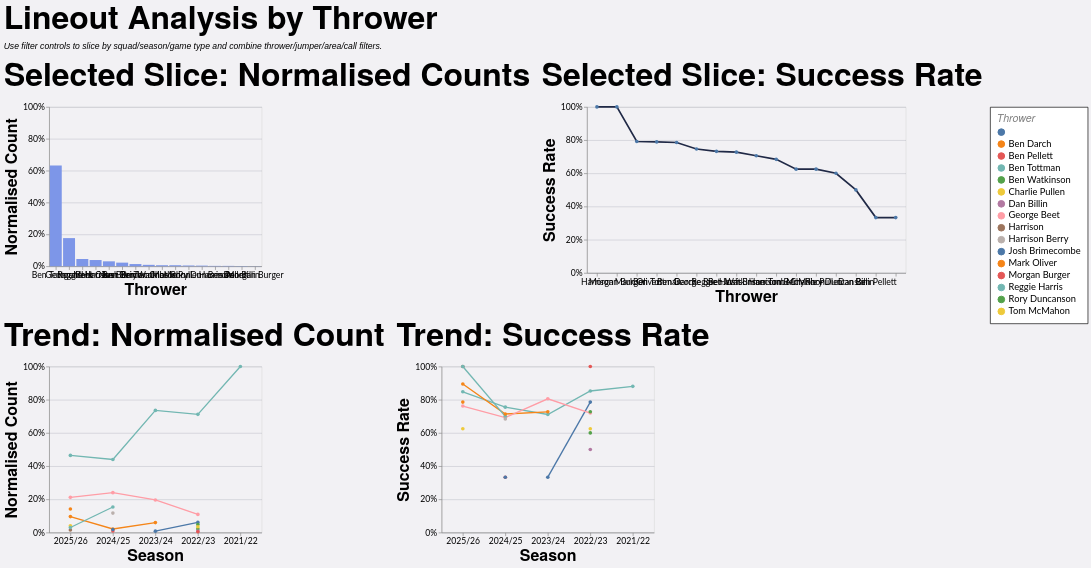

The Vega-Lite source for this figure:
### Vega-Lite specification from a JSON file in a GitHub repository (floating-point values rounded to 4 significant figures; data arrays with more than 128 entries replaced by an {"elided": "..."} marker saying what was removed)
{"config": {"axis": {"labelFont": "Lato, sans-serif", "titleFont": "PT Sans Narrow, Helvetica Neue, Helvetica, Arial, sans-serif", "labelFontSize": 13, "titleFontSize": 24, "gridColor": "#202947", "gridOpacity": 0.2}, "header": {"labelFont": "PT Sans Narrow, Helvetica Neue, Helvetica, Arial, sans-serif", "titleFont": "PT Sans Narrow, Helvetica Neue, Helvetica, Arial, sans-serif", "labelFontSize": 24, "titleFontSize": 28, "labelFontWeight": "bold", "orient": "left"}, "legend": {"labelFont": "Lato, sans-serif", "titleFont": "PT Sans Narrow, Helvetica Neue, Helvetica, Arial, sans-serif", "labelFontSize": 14, "titleFontSize": 16, "titlePadding": 5, "fillColor": "white", "strokeColor": "black", "padding": 10, "titleFontWeight": "lighter", "titleFontStyle": "italic", "titleColor": "gray", "offset": 10}, "title": {"font": "PT Sans Narrow, Helvetica Neue, Helvetica, Arial, sans-serif", "fontSize": 48, "fontWeight": "bold", "anchor": "start", "align": "center", "titlePadding": 20, "subtitlePadding": 10, "subtitleFontSize": 13, "subtitleColor": "", "subtitleFontStyle": "italic", "offset": 15, "color": "black"}, "axisX": {"labelAngle": 0}, "facet": {"title": null, "header": null, "align": {"row": "each", "column": "each"}}, "resolve": {"scale": {"y": "independent", "facet": "independent"}}, "background": "#f2f1f4"}, "vconcat": [{"hconcat": [{"mark": {"type": "bar", "color": "#7d96e8"}, "encoding": {"tooltip": [{"field": "thrower", "title": "Thrower", "type": "nominal"}, {"field": "attempts", "format": ",.0f", "title": "Lineouts", "type": "quantitative"}, {"field": "share", "format": ".1%", "title": "Normalised Count", "type": "quantitative"}], "x": {"field": "thrower", "sort": "-y", "title": "Thrower", "type": "nominal"}, "y": {"axis": {"format": "%"}, "field": "share", "scale": {"domain": [0, 1]}, "title": "Normalised Count", "type": "quantitative"}}, "height": 240, "title": "Selected Slice: Normalised Counts", "transform": [{"filter": "(loSquad == 'All' || datum.squad == loSquad) && (loGameType == 'All' || (loGameType == 'League + Cup' && (datum.game_type == 'League' || datum.game_type == 'Cup')) || (loGameType == 'League only' && datum.game_type == 'League') || datum.game_type == loGameType) && (loOpposition == 'All' || datum.opposition == loOpposition) && (loThrower == 'All' || datum.thrower == loThrower) && (loJumper == 'All' || datum.jumper == loJumper) && (loArea == 'All' || datum.area == loArea) && (loNumbers == 'All' || datum.numbers == loNumbers) && (loCall == 'All' || datum.call == loCall) && (loCallType == 'All' || datum.call_type == loCallType)"}, {"filter": "(loSeason == 'All' || datum.season == loSeason)"}, {"aggregate": [{"op": "count", "as": "attempts"}, {"op": "sum", "field": "won", "as": "won"}], "groupby": ["thrower"]}, {"joinaggregate": [{"op": "sum", "field": "attempts", "as": "total_attempts"}]}, {"calculate": "datum.attempts / datum.total_attempts", "as": "share"}, {"calculate": "datum.won / datum.attempts", "as": "success_rate"}], "width": 320}, {"mark": {"type": "line", "color": "#202946", "point": true, "strokeWidth": 2.5}, "encoding": {"tooltip": [{"field": "thrower", "title": "Thrower", "type": "nominal"}, {"field": "won", "format": ",.0f", "title": "Won", "type": "quantitative"}, {"field": "attempts", "format": ",.0f", "title": "Lineouts", "type": "quantitative"}, {"field": "success_rate", "format": ".1%", "title": "Success Rate", "type": "quantitative"}], "x": {"field": "thrower", "sort": "-y", "title": "Thrower", "type": "nominal"}, "y": {"axis": {"format": "%"}, "field": "success_rate", "scale": {"domain": [0, 1]}, "title": "Success Rate", "type": "quantitative"}}, "height": 250, "title": "Selected Slice: Success Rate", "transform": [{"filter": "(loSquad == 'All' || datum.squad == loSquad) && (loGameType == 'All' || (loGameType == 'League + Cup' && (datum.game_type == 'League' || datum.game_type == 'Cup')) || (loGameType == 'League only' && datum.game_type == 'League') || datum.game_type == loGameType) && (loOpposition == 'All' || datum.opposition == loOpposition) && (loThrower == 'All' || datum.thrower == loThrower) && (loJumper == 'All' || datum.jumper == loJumper) && (loArea == 'All' || datum.area == loArea) && (loNumbers == 'All' || datum.numbers == loNumbers) && (loCall == 'All' || datum.call == loCall) && (loCallType == 'All' || datum.call_type == loCallType)"}, {"filter": "(loSeason == 'All' || datum.season == loSeason)"}, {"aggregate": [{"op": "count", "as": "attempts"}, {"op": "sum", "field": "won", "as": "won"}], "groupby": ["thrower"]}, {"joinaggregate": [{"op": "sum", "field": "attempts", "as": "total_attempts"}]}, {"calculate": "datum.attempts / datum.total_attempts", "as": "share"}, {"calculate": "datum.won / datum.attempts", "as": "success_rate"}], "width": {"step": 30}}], "spacing": 16}, {"hconcat": [{"mark": {"type": "line", "point": true, "strokeWidth": 2}, "encoding": {"color": {"field": "thrower", "title": "Thrower", "type": "nominal"}, "tooltip": [{"field": "season", "title": "Season", "type": "nominal"}, {"field": "thrower", "title": "Thrower", "type": "nominal"}, {"field": "attempts", "format": ",.0f", "title": "Lineouts", "type": "quantitative"}, {"field": "norm_count", "format": ".1%", "title": "Normalised Count", "type": "quantitative"}], "x": {"field": "season", "sort": "-x", "title": "Season", "type": "nominal"}, "y": {"axis": {"format": "%"}, "field": "norm_count", "scale": {"domain": [0, 1]}, "title": "Normalised Count", "type": "quantitative"}}, "height": 250, "title": "Trend: Normalised Count", "transform": [{"filter": "(loSquad == 'All' || datum.squad == loSquad) && (loGameType == 'All' || (loGameType == 'League + Cup' && (datum.game_type == 'League' || datum.game_type == 'Cup')) || (loGameType == 'League only' && datum.game_type == 'League') || datum.game_type == loGameType) && (loOpposition == 'All' || datum.opposition == loOpposition) && (loThrower == 'All' || datum.thrower == loThrower) && (loJumper == 'All' || datum.jumper == loJumper) && (loArea == 'All' || datum.area == loArea) && (loNumbers == 'All' || datum.numbers == loNumbers) && (loCall == 'All' || datum.call == loCall) && (loCallType == 'All' || datum.call_type == loCallType)"}, {"aggregate": [{"op": "count", "as": "attempts"}, {"op": "sum", "field": "won", "as": "won"}], "groupby": ["season", "thrower"]}, {"joinaggregate": [{"op": "sum", "field": "attempts", "as": "season_attempts"}], "groupby": ["season"]}, {"calculate": "datum.attempts / datum.season_attempts", "as": "norm_count"}, {"calculate": "datum.won / datum.attempts", "as": "success_rate"}], "width": 320}, {"mark": {"type": "line", "point": true, "strokeWidth": 2}, "encoding": {"color": {"field": "thrower", "title": "Thrower", "type": "nominal"}, "tooltip": [{"field": "season", "title": "Season", "type": "nominal"}, {"field": "thrower", "title": "Thrower", "type": "nominal"}, {"field": "won", "format": ",.0f", "title": "Won", "type": "quantitative"}, {"field": "attempts", "format": ",.0f", "title": "Lineouts", "type": "quantitative"}, {"field": "success_rate", "format": ".1%", "title": "Success Rate", "type": "quantitative"}], "x": {"field": "season", "sort": "-x", "title": "Season", "type": "nominal"}, "y": {"axis": {"format": "%"}, "field": "success_rate", "scale": {"domain": [0, 1]}, "title": "Success Rate", "type": "quantitative"}}, "height": 250, "title": "Trend: Success Rate", "transform": [{"filter": "(loSquad == 'All' || datum.squad == loSquad) && (loGameType == 'All' || (loGameType == 'League + Cup' && (datum.game_type == 'League' || datum.game_type == 'Cup')) || (loGameType == 'League only' && datum.game_type == 'League') || datum.game_type == loGameType) && (loOpposition == 'All' || datum.opposition == loOpposition) && (loThrower == 'All' || datum.thrower == loThrower) && (loJumper == 'All' || datum.jumper == loJumper) && (loArea == 'All' || datum.area == loArea) && (loNumbers == 'All' || datum.numbers == loNumbers) && (loCall == 'All' || datum.call == loCall) && (loCallType == 'All' || datum.call_type == loCallType)"}, {"aggregate": [{"op": "count", "as": "attempts"}, {"op": "sum", "field": "won", "as": "won"}], "groupby": ["season", "thrower"]}, {"joinaggregate": [{"op": "sum", "field": "attempts", "as": "season_attempts"}], "groupby": ["season"]}, {"calculate": "datum.attempts / datum.season_attempts", "as": "norm_count"}, {"calculate": "datum.won / datum.attempts", "as": "success_rate"}], "width": 320}], "spacing": 16}], "data": {"name": "data-9f78a8a80e26132ebc7aef6a8d9c7f48"}, "params": [{"name": "loSquad", "value": "All"}, {"name": "loSeason", "value": "All"}, {"name": "loGameType", "value": "All"}, {"name": "loOpposition", "value": "All"}, {"name": "loThrower", "value": "All"}, {"name": "loJumper", "value": "All"}, {"name": "loArea", "value": "All"}, {"name": "loNumbers", "value": "All"}, {"name": "loCall", "value": "All"}, {"name": "loCallType", "value": "All"}], "spacing": 22, "title": {"text": "Lineout Analysis by Thrower", "subtitle": "Use filter controls to slice by squad/season/game type and combine thrower/jumper/area/call filters."}, "$schema": "https://vega.github.io/schema/vega-lite/v5.20.1.json", "datasets": {"data-9f78a8a80e26132ebc7aef6a8d9c7f48": {"elided": "1228 records"}}}
